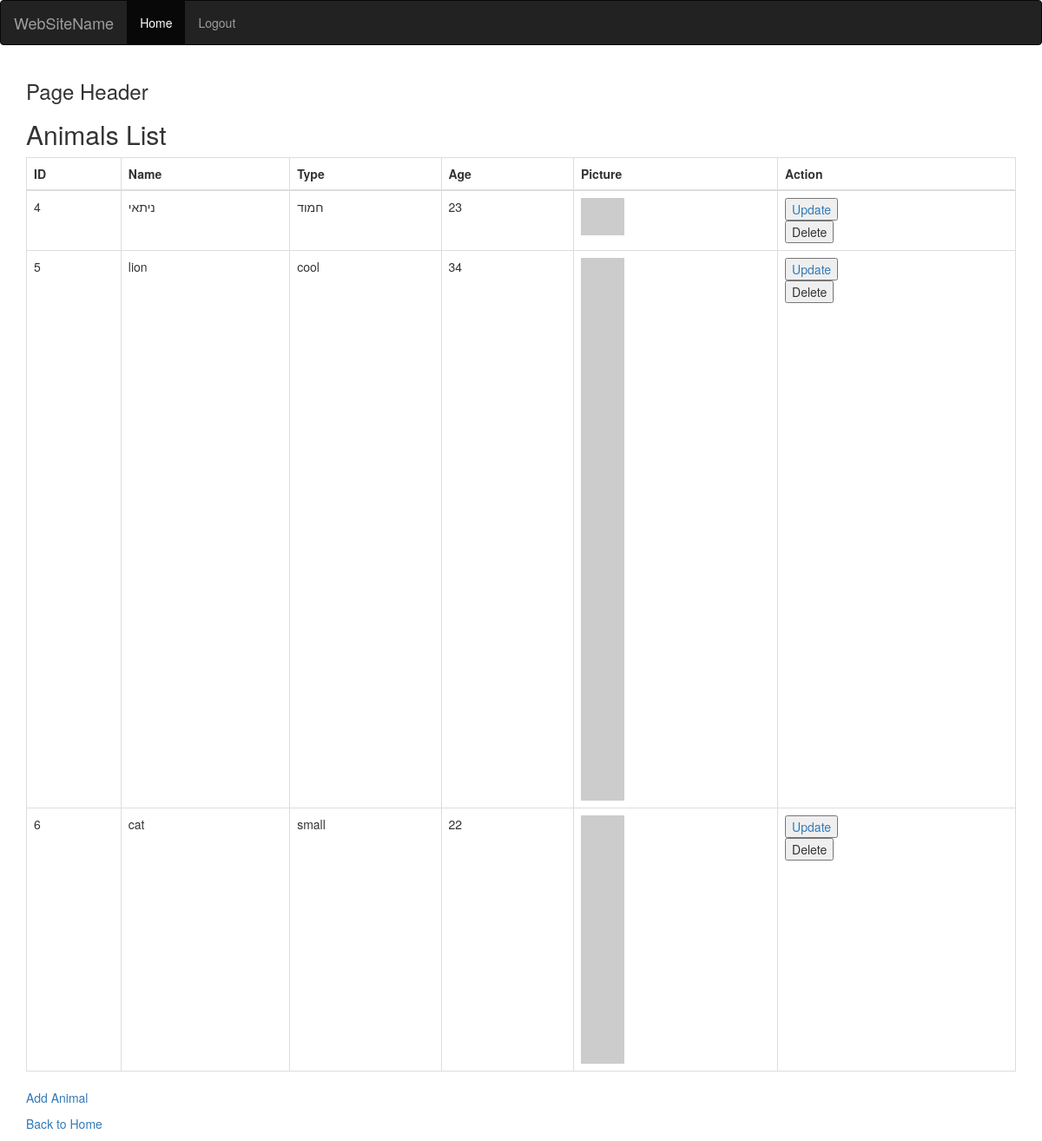
The app's page /animals_list (signed in), older data.
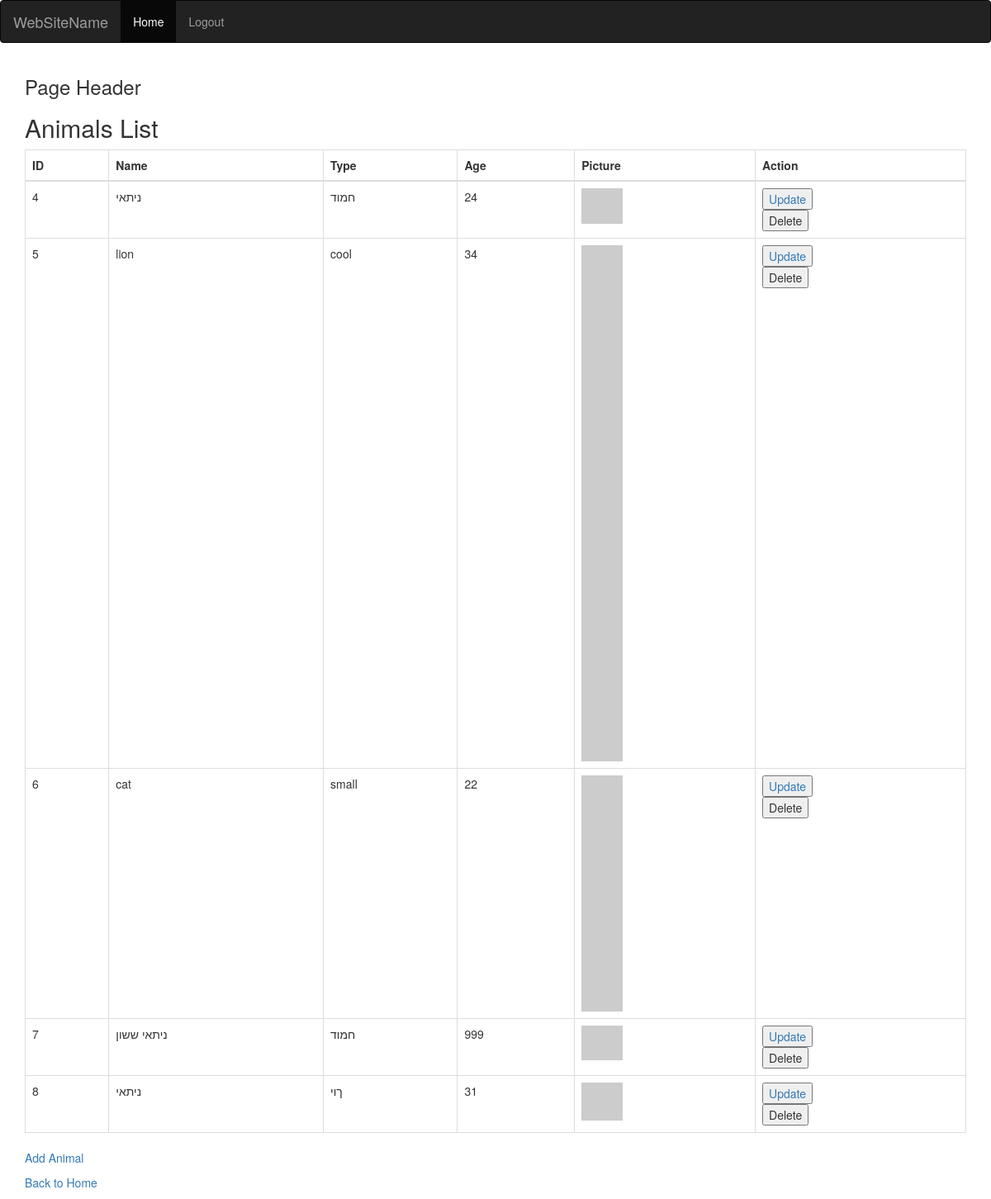
The same page, newer data.
### tables this page shows
CREATE TABLE animals(name, type, age, Picture);

### app.py (the view)
@app.route('/animals_list')
@login_required
def animals_list():
    cur.execute("SELECT rowid, * FROM animals")
    animals = cur.fetchall()
    return render_template("animals_list.html", animals=animals)

### app.py (called while the page is built)
def login_required(route_function):
    @wraps(route_function)
    def wrapper(*args, **kwargs):
        if 'username' not in session:
            flash('Login required', 'error')
            return redirect(url_for('login'))
        return route_function(*args, **kwargs)
    return wrapper

### templates/animals_list.html (shortened to what this page needs)
{% extends "layout.html" %}
{% block content %}
  <h2>Animals List</h2>
  <table class="table table-bordered">
    <thead class="thead-light">
        <tr>
            <th>ID</th>
            <th>Name</th>
            <th>Type</th>
            <th>Age</th>
            <th>Picture</th>
            <th>Action</th>
        </tr>
    </thead>
    <tbody>
        {% for animal in animals %}
            <tr>
                <td>{{ animal[0] }}</td>
                <td>{{ animal[1] }}</td>
                <td>{{ animal[2] }}</td>
                <td>{{ animal[3] }}</td>
                <td><img src="{{ animal[4] }}" width="50px"></td>
                <td>
                    <a href="{{ url_for('update_animal', animal_id=animal[0]) }}">
                    <input type="submit" value="Update"></a>
                    <form method="POST" action="{{ url_for('delete_animal', animal_id=animal[0]) }}" onsubmit="return confirm('Are you sure you want to delete this animal?');">
                        <input type="submit" value="Delete">
                    </form>
                </td>
            </tr>
        {% endfor %}
    </tbody>
  </table>
  <p><a href="{{ url_for('add_animal') }}">Add Animal</a></p>
  <p><a href="{{ url_for('home') }}">Back to Home</a></p>
{% endblock %}

### templates/layout.html (shortened to what this page needs)
<!DOCTYPE html>
<html lang="en">
<head>
  <link rel="stylesheet" href="https://maxcdn.bootstrapcdn.com/bootstrap/3.4.1/css/bootstrap.min.css">
</head>
<body>
<nav class="navbar navbar-inverse">
  <div class="container-fluid">
    <div class="navbar-header">
      <a class="navbar-brand" href="{{ url_for('home') }}">WebSiteName</a>
    </div>
    <ul class="nav navbar-nav">
      <li class="active"><a href="{{ url_for('home') }}">Home</a></li>
      {% if 'username' in session %}
        <li><a href="{{ url_for('logout') }}">Logout</a></li>
      {% else %}
        <li><a href="{{ url_for('login') }}">Login</a></li>
        <li><a href="{{ url_for('register') }}">Register</a></li>
      {% endif %}
    </ul>
  </div>
</nav>
<div class="container mt-4">
  <h3>{% block header %}Page Header{% endblock %}</h3>
  {% block content %}{% endblock %}
</div>
</body>
</html>

Row changes from the older to the newer data that the page shows:
changed animals id 4: age "23" → "24"
added animals: rowid "7", name "ניתאי ששון", type "חמוד", age "999"
added animals: rowid "8", name "ניתאי", type "ךוי", age "31"
